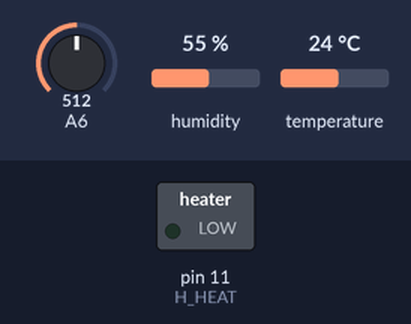
Bench run of a sketch on a simulated Arduino Nano, built with avr-gcc and run on an emulated ATmega328P. Shown: switched loads named in the sketch (green lamp = pin HIGH). Dashed ring = blinking. The inputs (shaded band) are chosen by the test bench; at power-on: A6 = 512, humidity 55 %, temperature 24 °C. What the sketch prints to the serial monitor is not drawn.

Above: at 0.05 s.
Timing chart, 0 to 3.0 s (numbered marks = the images above):
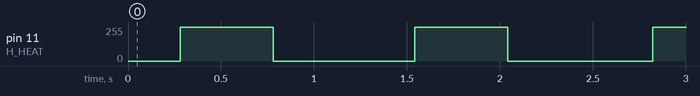

Measured:
- by itself, pin 11 (H_HEAT): alternates 254/255 for 0.50 s and 0/255 for 0.77 s

The sketch:

earth-to-mars.ino
```cpp
#define H_SENSE A6
#define H_HEAT 11
#define DHT_PIN 12
#define DHTTYPE DHT11
#include "DHT.h"
DHT dht(DHT_PIN, DHTTYPE);

void setup()
{
    // put your setup code here, to run once:
    Serial.begin(9600);
    analogWrite(H_HEAT,0);
    dht.begin();
}

void loop()
{
    float temp = dht.readTemperature();
    Serial.println(temp);
    read_h2();
    delay(500);
}

void read_h2()
{
    //ramp up heater
    for(int i=0; i< 255; i++)
    {
        delay(1);
        analogWrite(H_HEAT,i);
    }
    delay(500);
    Serial.println(analogRead(A6));
    //turn off heater
    analogWrite(H_HEAT,0);
}
```
